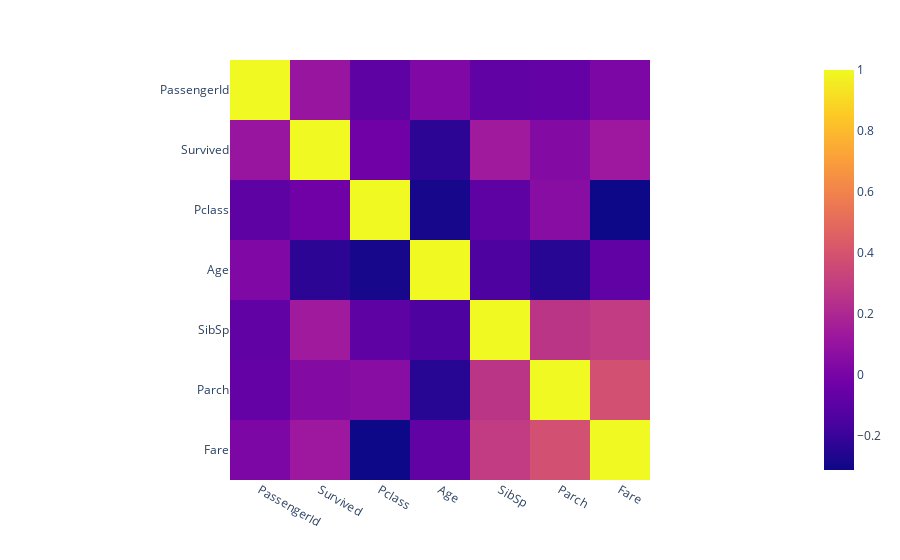

The code cell stored with this chart in its notebook:
### Code cell
plotly.create_heat_map(data= my_frame, save= True, name= 'titanic_heatmap')

### Figure 1 — Plotly figure (JSON) as saved in the notebook; plotly's stock layout.template omitted (floating-point values rounded to 4 significant figures)
{"data": [{"coloraxis": "coloraxis", "hovertemplate": "x: %{x}<br>y: %{y}<br>color: %{z}<extra></extra>", "name": "0", "type": "heatmap", "x": ["PassengerId", "Survived", "Pclass", "Age", "SibSp", "Parch", "Fare"], "xaxis": "x", "y": ["PassengerId", "Survived", "Pclass", "Age", "SibSp", "Parch", "Fare"], "yaxis": "y", "z": [[1, 0.112, -0.08415, 0.02874, -0.08114, -0.06454, 0.01746], [0.112, 1, -0.03051, -0.2319, 0.1382, 0.04246, 0.1283], [-0.08415, -0.03051, 1, -0.2872, -0.08697, 0.05629, -0.3117], [0.02874, -0.2319, -0.2872, 1, -0.1399, -0.2469, -0.07668], [-0.08114, 0.1382, -0.08697, -0.1399, 1, 0.2623, 0.2918], [-0.06454, 0.04246, 0.05629, -0.2469, 0.2623, 1, 0.385], [0.01746, 0.1283, -0.3117, -0.07668, 0.2918, 0.385, 1]]}], "layout": {"coloraxis": {"colorscale": [[0, "#0d0887"], [0.1111, "#46039f"], [0.2222, "#7201a8"], [0.3333, "#9c179e"], [0.4444, "#bd3786"], [0.5556, "#d8576b"], [0.6667, "#ed7953"], [0.7778, "#fb9f3a"], [0.8889, "#fdca26"], [1, "#f0f921"]]}, "margin": {"t": 60}, "xaxis": {"anchor": "y", "constrain": "domain", "domain": [0, 1], "scaleanchor": "y"}, "yaxis": {"anchor": "x", "autorange": "reversed", "constrain": "domain", "domain": [0, 1]}}}
